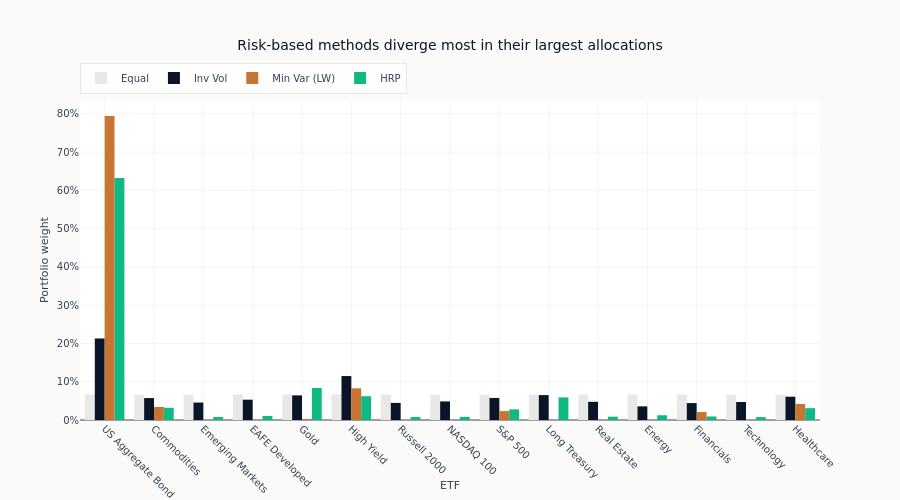

Notebook code for this chart:
### Code cell
# Visualization: Weight comparison
fig = go.Figure()

methods = ["Equal", "Inv Vol", "Min Var (LW)", "HRP"]
colors = [COLORS["silver_muted"], COLORS["blue"], COLORS["copper"], COLORS["positive"]]

for method, color in zip(methods, colors, strict=False):
    fig.add_trace(
        go.Bar(
            name=method,
            x=all_weights["Name"],
            y=all_weights[method],
            marker_color=color,
        )
    )

fig.update_layout(
    title="Risk-based methods diverge most in their largest allocations",
    barmode="group",
    xaxis_tickangle=45,
    xaxis_title="ETF",
    yaxis_title="Portfolio weight",
    yaxis_tickformat=".0%",
    height=500,
    legend=dict(orientation="h", yanchor="bottom", y=1.02),
)
fig.show()

### Figure 1 — Plotly figure (JSON) as saved in the notebook; plotly's stock layout.template omitted (floating-point values rounded to 4 significant figures)
{"data": [{"marker": {"color": "#e8e8e6"}, "name": "Equal", "type": "bar", "x": ["US Aggregate Bond", "Commodities", "Emerging Markets", "EAFE Developed", "Gold", "High Yield", "Russell 2000", "NASDAQ 100", "S&P 500", "Long Treasury", "Real Estate", "Energy", "Financials", "Technology", "Healthcare"], "y": [0.06667, 0.06667, 0.06667, 0.06667, 0.06667, 0.06667, 0.06667, 0.06667, 0.06667, 0.06667, 0.06667, 0.06667, 0.06667, 0.06667, 0.06667]}, {"marker": {"color": "#0a1628"}, "name": "Inv Vol", "type": "bar", "x": ["US Aggregate Bond", "Commodities", "Emerging Markets", "EAFE Developed", "Gold", "High Yield", "Russell 2000", "NASDAQ 100", "S&P 500", "Long Treasury", "Real Estate", "Energy", "Financials", "Technology", "Healthcare"], "y": [0.2131, 0.05733, 0.04568, 0.05308, 0.06436, 0.1149, 0.04468, 0.04852, 0.05769, 0.06508, 0.04758, 0.0357, 0.04423, 0.0471, 0.06095]}, {"marker": {"color": "#C87533"}, "name": "Min Var (LW)", "type": "bar", "x": ["US Aggregate Bond", "Commodities", "Emerging Markets", "EAFE Developed", "Gold", "High Yield", "Russell 2000", "NASDAQ 100", "S&P 500", "Long Treasury", "Real Estate", "Energy", "Financials", "Technology", "Healthcare"], "y": [0.7945, 0.03406, 0.0, 0.0, 0.00234, 0.08276, 0.0, 0.0, 0.02335, 0.0, 0.0, 0.0, 0.02099, 0.0, 0.04198]}, {"marker": {"color": "#10b981"}, "name": "HRP", "type": "bar", "x": ["US Aggregate Bond", "Commodities", "Emerging Markets", "EAFE Developed", "Gold", "High Yield", "Russell 2000", "NASDAQ 100", "S&P 500", "Long Treasury", "Real Estate", "Energy", "Financials", "Technology", "Healthcare"], "y": [0.6324, 0.03195, 0.007786, 0.01052, 0.08363, 0.06215, 0.007723, 0.008106, 0.02775, 0.05898, 0.008758, 0.01239, 0.009209, 0.007636, 0.03098]}], "layout": {"barmode": "group", "height": 500, "legend": {"orientation": "h", "y": 1.02, "yanchor": "bottom"}, "title": {"text": "Risk-based methods diverge most in their largest allocations"}, "xaxis": {"tickangle": 45, "title": {"text": "ETF"}}, "yaxis": {"tickformat": ".0%", "title": {"text": "Portfolio weight"}}}}
